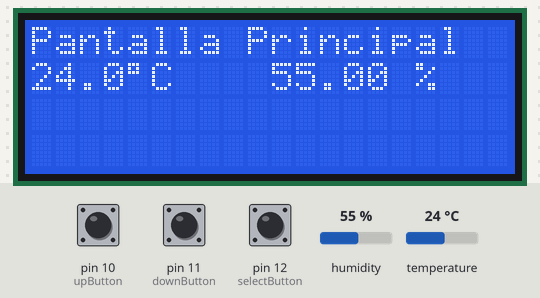
Bench run of a sketch on a simulated Arduino Uno, built with avr-gcc and run on an emulated ATmega328P. Parts: 20×4 character LCD. The test bench sets the inputs (shaded band); at power-on: pin 12 (selectButton) HIGH, pin 11 (downButton) HIGH, pin 10 (upButton) HIGH, humidity 55 %, temperature 24 °C.

Above: at 1.3 s.
1.4 s: pin 12 (selectButton) pulled LOW for 0.15 s
At 2.1 s:
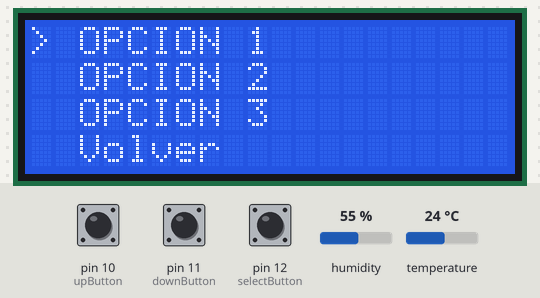
3.0 s: pin 11 (downButton) pulled LOW for 0.15 s
4.6 s: pin 11 (downButton) pulled LOW for 1 s
7.1 s: pin 12 (selectButton) pulled LOW for 1 s
At 7.8 s:
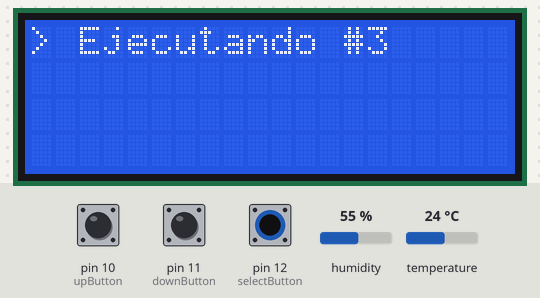
9.6 s: pin 11 (downButton) pulled LOW for 0.15 s
At 10.6 s:
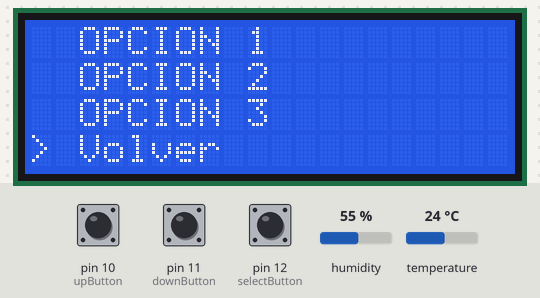
11.2 s: pin 10 (upButton) pulled LOW for 0.15 s
Timing chart, 0 to 13.8 s (numbered marks = the images above; inputs shaded):
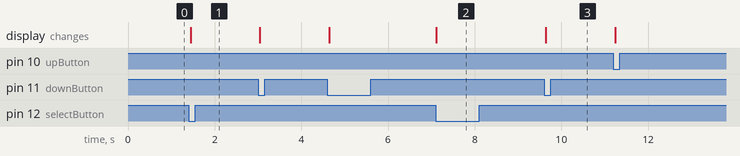

The sketch:

menu_puro_agregadoDHT11.ino
```cpp
#include <Wire.h>
#include <LiquidCrystal_I2C.h>
#include <DHT.h>

#define DHTPIN 9       // Pin digital utilizado para la comunicación con el sensor DHT11
#define DHTTYPE DHT11   // Tipo de sensor DHT (DHT11 en este caso)

LiquidCrystal_I2C lcd(0x20, 20, 4);
DHT dht(DHTPIN, DHTTYPE);

int upButton = 10;
int downButton = 11;
int selectButton = 12;
int menu = 0;
bool menuVisible = false;

void setup() {
  lcd.init();
  lcd.backlight();
  pinMode(upButton, INPUT_PULLUP);
  pinMode(downButton, INPUT_PULLUP);
  pinMode(selectButton, INPUT_PULLUP);
  dht.begin();  // Inicializar el sensor DHT11
  updateScreen();
}

void loop() {
  if (!digitalRead(downButton)) {
    if (menuVisible) {
      menu++;
      if (menu > 4) {
        menu = 4;
      }
      updateMenu();
    }
    delay(100);
    while (!digitalRead(downButton));
  }
  if (!digitalRead(upButton)) {
    if (menuVisible) {
      menu--;
      if (menu < 1) {
        menu = 1;
      }
      updateMenu();
    }
    delay(100);
    while (!digitalRead(upButton));
  }
  if (!digitalRead(selectButton)) {
    if (menuVisible) {
      executeAction();
    } else {
      menuVisible = true;
      menu = 1;
      updateScreen();
    }
    delay(100);
    while (!digitalRead(selectButton));
  }
}

void updateScreen() {
  lcd.clear();
  if (menuVisible) {
    updateMenu();
  } else {
    showMainScreen();
  }
}

void showMainScreen() {
  lcd.setCursor(0, 0);
  lcd.print("Pantalla Principal");

  // Leer la temperatura y humedad del sensor DHT11
  float temperature = dht.readTemperature();
  float humidity = dht.readHumidity();

  lcd.setCursor(0, 1);
  char tempStr[10];
  dtostrf(temperature, 4, 1, tempStr);
  lcd.print(tempStr);
  lcd.print((char)223);
  lcd.print("C");

  lcd.setCursor(10, 1);
  lcd.print(humidity);
  lcd.print(" %");
}


void updateMenu() {
  lcd.clear();
  switch (menu) {
    case 1:
      lcd.setCursor(0, 0);
      lcd.print("> OPCION 1");
      lcd.setCursor(0, 1);
      lcd.print("  OPCION 2");
      lcd.setCursor(0, 2);
      lcd.print("  OPCION 3");
      lcd.setCursor(0, 3);
      lcd.print("  Volver");
      break;
    case 2:
      lcd.setCursor(0, 0);
      lcd.print("  OPCION 1");
      lcd.setCursor(0, 1);
      lcd.print("> OPCION 2");
      lcd.setCursor(0, 2);
      lcd.print("  OPCION 3");
      lcd.setCursor(0, 3);
      lcd.print("  Volver");
      break;
    case 3:
      lcd.setCursor(0, 0);
      lcd.print("  OPCION 1");
      lcd.setCursor(0, 1);
      lcd.print("  OPCION 2");
      lcd.setCursor(0, 2);
      lcd.print("> OPCION 3");
      lcd.setCursor(0, 3);
      lcd.print("  Volver");
      break;
    case 4:
      lcd.setCursor(0, 0);
      lcd.print("  OPCION 1");
      lcd.setCursor(0, 1);
      lcd.print("  OPCION 2");
      lcd.setCursor(0, 2);
      lcd.print("  OPCION 3");
      lcd.setCursor(0, 3);
      lcd.print("> Volver");
      break;
  }
}

void executeAction() {
  switch (menu) {
    case 1:
      action1();
      break;
    case 2:
      action2();
      break;
    case 3:
      action3();
      break;
    case 4:
      menuVisible = false;
      updateScreen();
      break;
  }
}

void action1() {
  lcd.clear();
  lcd.print("> Ejecutando #1");
  delay(1000);
}

void action2() {
  lcd.clear();
  lcd.print("> Ejecutando #2");
  delay(1000);
}

void action3() {
  lcd.clear();
  lcd.print("> Ejecutando #3");
  delay(1000);
}
```

Measured:
- after the input at 1.4 s, the display: changes at once (image 1)
- after the input at 7.1 s, the display: changes at once (image 2)
- after the input at 9.6 s, the display: changes at once (image 3)
